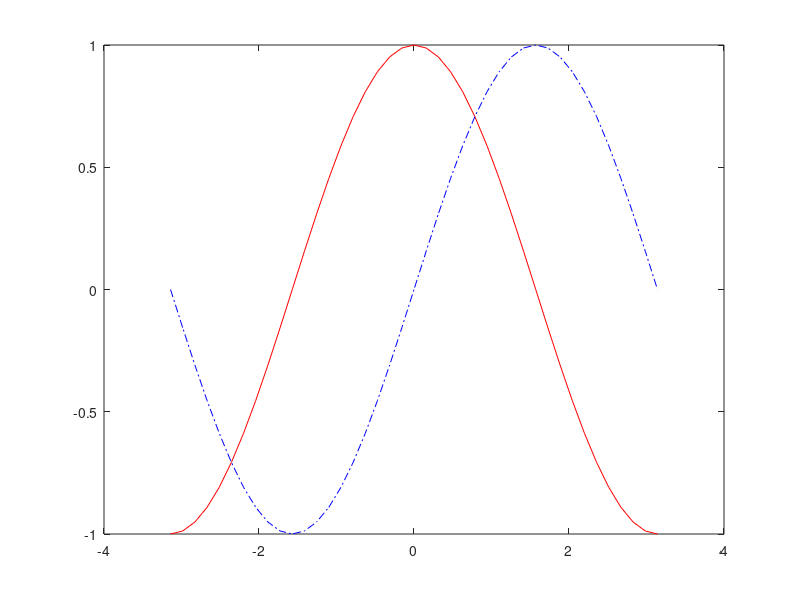

MATLAB code to generate this figure: (Note: this script raises an error after producing the figure.)
x = -pi:pi/20:pi;
plot(x,cos(x),'-r',x,sin(x),'-.b')
h = legend('cos','sin',2);
line([-3 0; 3 0], [0 -3; 0 3],'LineStyle','-');
